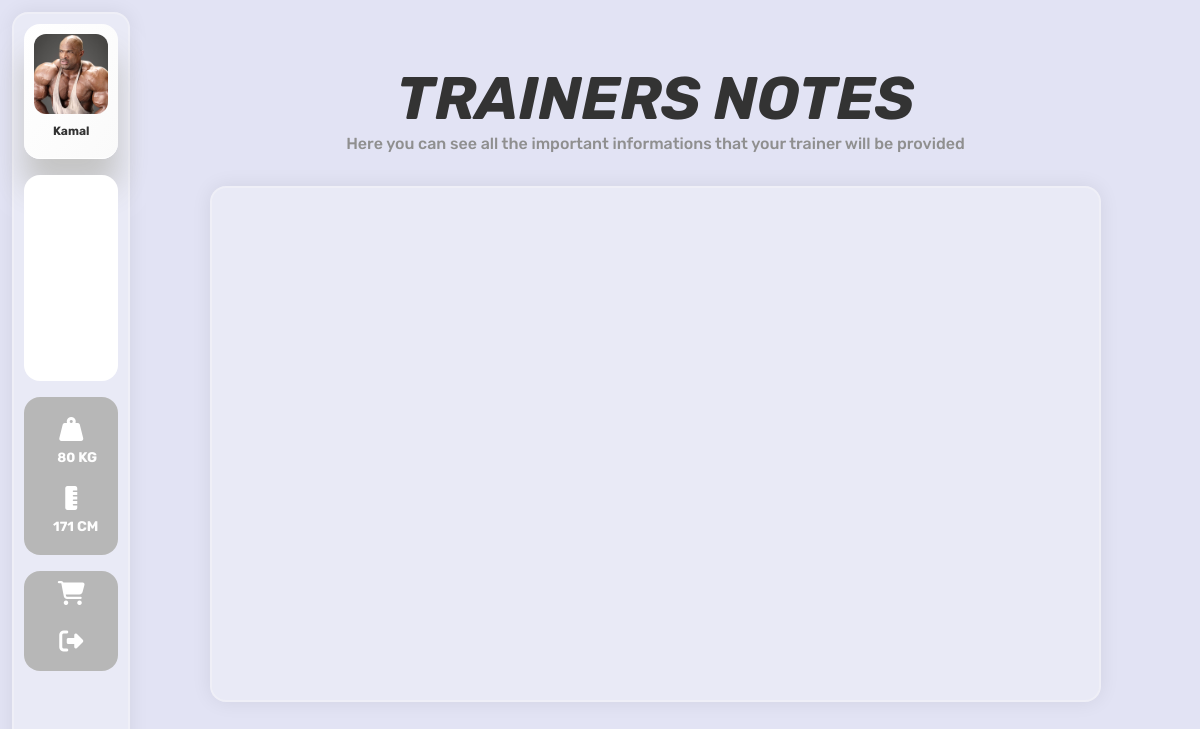
Page /notes.php (signed in) on the earlier database version.
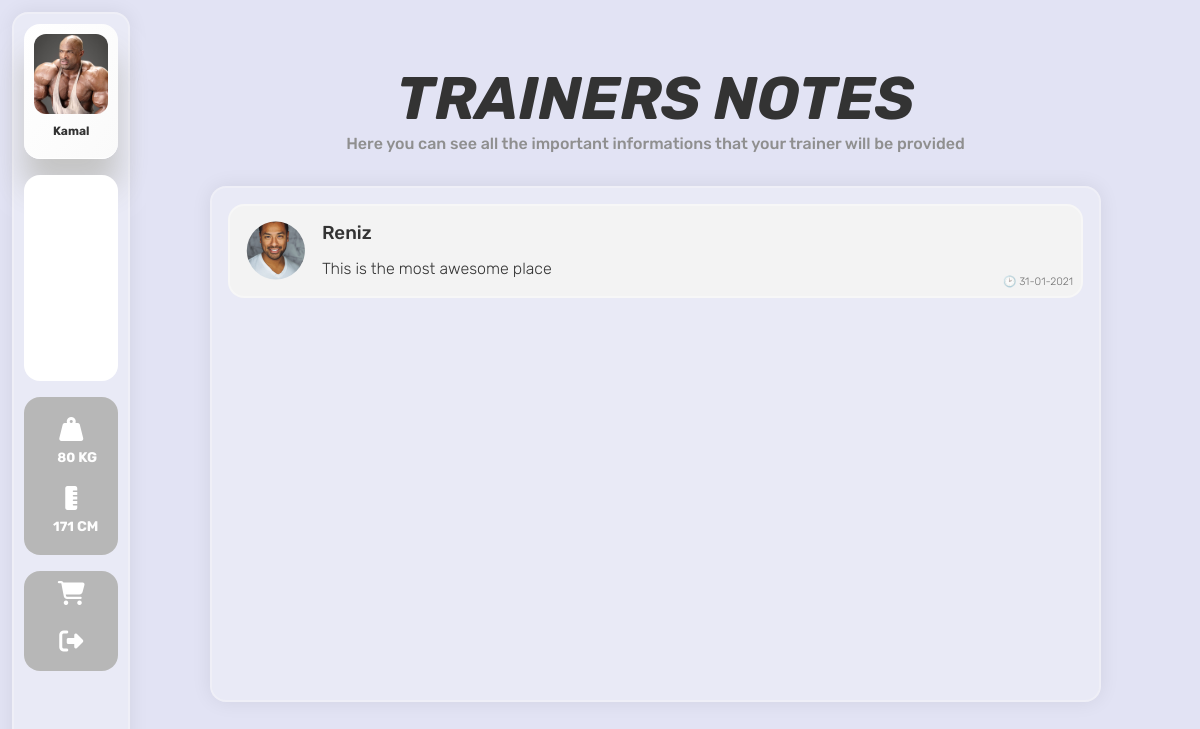
Same page on the later database version.
### tables this page shows
CREATE TABLE `advice` (
  `id` int(11) NOT NULL,
  `trainer_id` int(11) NOT NULL,
  `user_id` int(11) NOT NULL,
  `message` varchar(2000) NOT NULL,
  `send_time` varchar(20) NOT NULL
);

CREATE TABLE `trainer` (
  `id` int(11) NOT NULL,
  `trainerName` varchar(50) NOT NULL,
  `trainerAbout` varchar(200) NOT NULL,
  `trainerImage` varchar(200) NOT NULL,
  `trainerEOX` int(11) NOT NULL,
  `user_id` int(11) NOT NULL
);

### notes.php (the view)
<?php
    include('commonPartTop.php');
?>
<div class="trainerMainBox">
    <h1 class="trainerTitle">TRAINERS NOTES</h1>
    <h4 class="trainerSubTitle">Here you can see all the important informations that your trainer will be provided</h4>
    <div class="notesMainbox">
        <?php
        require('./includes/db.inc.php');
        if(isset($_SESSION['user_id'])) {
            $uid = $_SESSION['user_id'];
            $sql = "SELECT * FROM advice WHERE user_id='$uid';";
            $result = mysqli_query($conn, $sql);
            while($row = mysqli_fetch_assoc($result)) {
                echo '
                <div class="eachNotes">
                    <div class="picSection">
                    ';
                    $trainerId = $row['trainer_id'];
                    $trainerSql = "SELECT * FROM trainer WHERE user_id='$trainerId';";
                    $trainerResult = mysqli_fetch_assoc(mysqli_query($conn, $trainerSql));
                    echo '
                        <img src="'.$trainerResult['trainerImage'].'" class="trainePic" alt="">
                    </div>
                    <div class="noteSection">
                        <h3 class="trainersName">'.$trainerResult['trainerName'].'</h3>
                        <h4 class="trainerNote">'.$row["message"].'</h4>
                        <h6 class="noteDateAndTime">&#128337; '.$row['send_time'].'</h6>
                    </div>
                </div>
                ';
            }
        }
        ?>
    </div>
</div>
<?php
    include('commonPartBottom.php');
?>

Differences in the rows shown:
added advice: trainer.trainerImage (picture), trainer.trainerName "Reniz", message "This is the most awesome place", send_time "31-01-2021"
